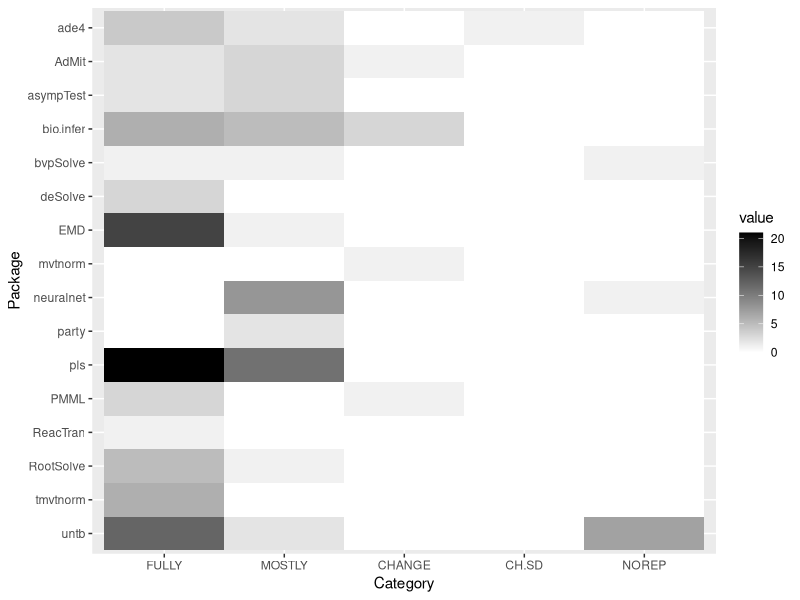
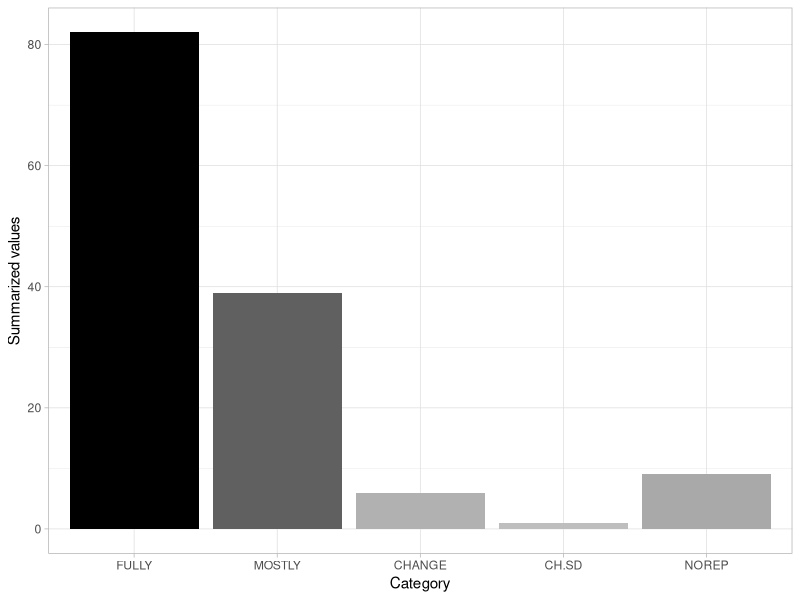

These charts were generated, in order, by the following R code:
#wykres
data <- read.csv("results.csv", sep=";")

library(tidyverse)
library(ggplot2)


rownames(data)<-data[,1]

data 
data2 <- data[1:16,2:6]


data2 <- data2 %>%
    rownames_to_column() %>%
    gather(colname, value, -rowname)



data2$rowname <- factor(data2$rowname, levels=sort(unique(data2$rowname), decreasing = TRUE))
data2$colname <- factor(data2$colname, levels = c( "FULLY", "MOSTLY", "CHANGE", "CH.SD", "NOREP"))

ggplot(data2, aes(x = rowname, y = colname, fill = value)) +
    geom_tile() + coord_flip() + scale_fill_gradient(low='white', high='black') + 
    xlab("Package") + ylab("Category")
    

data3 <- data[17,2:6]
data3 <- t(data3)
data3 <- data.frame(data3, rownames(data3))

data3[,2] <- rownames(data3)
data3$rownames.data3. <- factor(data3$rownames.data3., levels = c( "FULLY", "MOSTLY", "CHANGE", "CH.SD", "NOREP"))

ggplot(data3, aes(x=rownames.data3., y=SUM, fill=SUM)) +
    geom_bar(stat="identity") + scale_fill_gradient(low='gray', high='black') + theme_light() +
    xlab("Category") + ylab("Summarized values") + theme(legend.position = "none")
